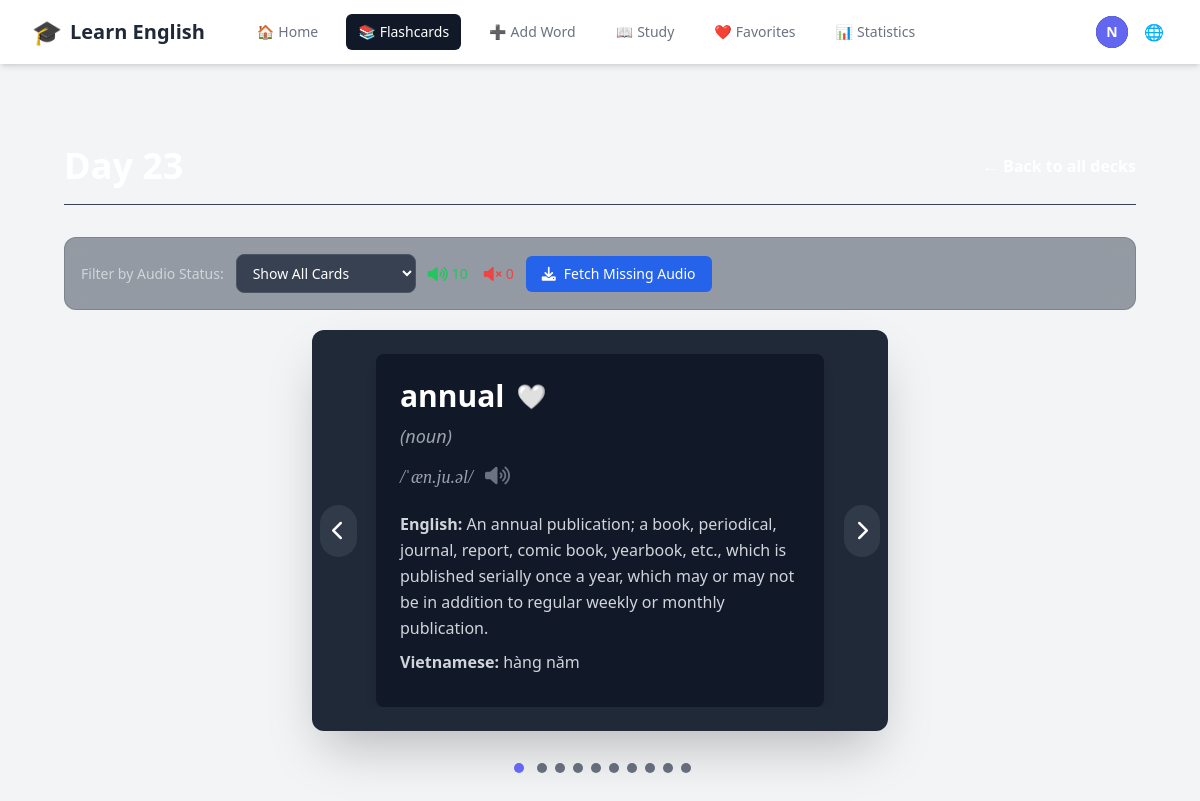
The page /decks/24/ (signed in) on the database its author committed.
### accounts/models.py (models this page shows, shortened)
class CustomUser(AbstractUser):
    email = models.EmailField(unique=True)
    username = None  # Remove username field
    USERNAME_FIELD = 'email'
    REQUIRED_FIELDS = []
    objects = CustomUserManager()

### vocabulary/models.py (models this page shows, shortened)
class Flashcard(models.Model):
    user = models.ForeignKey(settings.AUTH_USER_MODEL, on_delete=models.CASCADE, related_name='flashcards')
    deck = models.ForeignKey(Deck, on_delete=models.CASCADE, related_name='flashcards', null=True, blank=True)
    word = models.CharField(max_length=255)
    phonetic = models.CharField(max_length=100, blank=True, null=True, help_text="Phonetic transcription (e.g., /rɪˈzɪliənt/)")
    part_of_speech = models.CharField(max_length=50, blank=True, null=True)
    audio_url = models.URLField(max_length=500, blank=True, null=True)
    image = models.ImageField(upload_to='flashcard_images/', blank=True, null=True)
    related_image_url = models.URLField(max_length=500, blank=True, null=True, help_text="Auto-fetched related image URL")
    general_synonyms = models.TextField(blank=True, null=True, help_text="Comma-separated list of general synonyms")
    general_antonyms = models.TextField(blank=True, null=True, help_text="Comma-separated list of general antonyms")
    ease_factor = models.FloatField(default=2.5, help_text="Legacy SM-2 ease factor (not used)")
    repetitions = models.PositiveIntegerField(default=0, help_text="Legacy successful reviews count (not used)")
    interval = models.PositiveIntegerField(default=0, help_text="Legacy interval days (not used)")
    next_review = models.DateField(default=timezone.now, help_text="Legacy next review date (not used)")
    last_reviewed = models.DateTimeField(blank=True, null=True, help_text="Last time card was reviewed")
    times_seen_today = models.PositiveIntegerField(default=0, help_text="Number of times seen today (reset daily)")
    last_seen_date = models.DateField(blank=True, null=True, help_text="Last date this card was shown")
    difficulty_score = models.FloatField(default=None, null=True, blank=True, help_text="Difficulty level: 0.0=Again, 0.33=Hard, 0.67=Good, 1.0=Easy")
    total_reviews = models.PositiveIntegerField(default=0, help_text="Total number of times reviewed")
    correct_reviews = models.PositiveIntegerField(default=0, help_text="Number of correct reviews")
    created_at = models.DateTimeField(auto_now_add=True)
    class Meta:
        ordering = ['word']
        unique_together = ['user', 'word']  # Một user không thể có từ trùng lặp

class Definition(models.Model):
    flashcard = models.ForeignKey(Flashcard, related_name='definitions', on_delete=models.CASCADE)
    english_definition = models.TextField()
    vietnamese_definition = models.TextField()
    definition_synonyms = models.TextField(blank=True, null=True, help_text="Comma-separated list of synonyms for this definition")
    definition_antonyms = models.TextField(blank=True, null=True, help_text="Comma-separated list of antonyms for this definition")

### vocabulary/views.py (the view)
# urls.py: path('decks/<int:deck_id>/', views.deck_detail, name='deck_detail'),
@login_required
def deck_detail(request, deck_id):
    try:
        deck = Deck.objects.get(id=deck_id, user=request.user)
        flashcards = Flashcard.objects.filter(deck=deck).prefetch_related('definitions')
        context = {
            'deck': deck,
            'flashcards': flashcards,
        }
        return render(request, 'vocabulary/deck_detail.html', context)
    except Deck.DoesNotExist:
        return redirect('deck_list')

### vocabulary/templates/vocabulary/deck_detail.html (shortened to what this page needs)
{% extends "base.html" %} {% load static %}  {% block content %}
<div class="max-w-7xl mx-auto px-4 sm:px-6 lg:px-8 py-10">
  <div
    class="flex justify-between items-center mb-8 pb-4 border-b border-gray-700"
  >
    <div class="flex items-center gap-4">
      <div id="deck-name-view" class="flex items-center gap-3">
        <h1 class="text-4xl font-extrabold text-white">{{ deck.name }}</h1>
      </div>
    </div>
    <a
      href="{% url 'deck_list' %}"
      class="text-primary-color hover:text-primary-color-dark font-semibold transition-colors duration-200"
      >← {{ manual_texts.back_to_all_decks }}</a
    >
  </div>
  {% if flashcards %}
  <div class="audio-filter-controls">
    <label for="audio-filter">{{ manual_texts.filter_by_audio }}:</label>
    <select id="audio-filter">
      <option value="all">{{ manual_texts.show_all_cards }}</option>
    </select>
    <div class="audio-stats">
      <div class="stat-item has-audio">
        <i class="fas fa-volume-up"></i>
        <span id="cards-with-audio-count">0</span>
      </div>
      <div class="stat-item no-audio">
        <i class="fas fa-volume-mute"></i>
        <span id="cards-without-audio-count">0</span>
      </div>
    </div>
    <button
      id="fetch-missing-audio-btn"
      class="bg-blue-600 hover:bg-blue-700 text-white px-4 py-2 rounded-md text-sm font-medium transition-colors duration-200 flex items-center gap-2"
    >
      <i class="fas fa-download"></i>
      {{ manual_texts.fetch_missing_audio }}
    </button>
  </div>
  <div
    id="carousel-container"
    class="relative w-full max-w-xl mx-auto overflow-hidden rounded-xl shadow-2xl bg-gray-800 p-6"
  >
    <div
      id="carousel-slides"
      class="flex overflow-x-scroll no-scrollbar snap-x snap-mandatory"
      style="scroll-behavior: auto"
    >
      {% for card in flashcards %}
      <div
        class="flex-shrink-0 snap-center"
        style="width: 100%"
        data-card-id="{{ card.id }}"
      >
        <div
          class="card-view-mode word-item-tailwind p-6 bg-gray-900 rounded-lg shadow-lg w-full max-w-md mx-auto text-white flex flex-col items-start relative"
          data-has-audio="{% if card.audio_url %}true{% else %}false{% endif %}"
        >
          <div class="text-3xl font-bold mb-2 flex items-center gap-3">
            <a
              href="https://dictionary.cambridge.org/dictionary/english/{{ card.word }}"
              target="_blank"
              class="dictionary-word-link hover:underline focus:outline-none focus:ring-2 focus:ring-primary-color focus:ring-offset-2 focus:ring-offset-gray-900"
              data-word="{{ card.word }}"
              >{{ card.word }}</a
            >
            <button
              class="favorite-btn text-2xl transition-all duration-200 hover:scale-110 focus:outline-none focus:ring-2 focus:ring-red-500 focus:ring-offset-2 focus:ring-offset-gray-900"
              data-card-id="{{ card.id }}"
              title="{{ manual_texts.toggle_favorite|default:'Toggle favorite' }}"
              aria-label="{{ manual_texts.toggle_favorite|default:'Toggle favorite' }}"
            >
              <span class="favorite-icon">🤍</span>
            </button>
          </div>
          {% if card.part_of_speech %}
          <div class="text-lg text-gray-400 mb-2 italic">
            ({{ card.part_of_speech }})
          </div>
          {% endif %} {% if card.phonetic %}
          <div
            class="text-lg text-gray-400 font-serif italic mb-4 flex items-center space-x-2"
          >
            <span>{{ card.phonetic }}</span>
            {% if card.audio_url %}
            <button
              class="audio-icon-tailwind text-gray-500 hover:text-primary-color transition-colors duration-200"
              data-audio-url="{{ card.audio_url }}"
              title="{{ manual_texts.listen }}"
            >
              <i class="fas fa-volume-up text-xl"></i>
            </button>
            {% endif %}
          </div>
          {% endif %} {% for def in card.definitions.all %}
          <div class="text-base text-gray-300 leading-relaxed mb-2">
            <span class="font-semibold text-primary-color"
              >{{ manual_texts.english_label }}</span
            >
            {{ def.english_definition }}
          </div>
          <div class="text-base text-gray-300 leading-relaxed mb-2">
            <span class="font-semibold text-primary-color"
              >{{ manual_texts.vietnamese_label }}</span
            >
            {{ def.vietnamese_definition }}
          </div>
          {% endfor %}
        </div>
      </div>
      {% endfor %}
    </div>
    <button
      id="prevBtn"
      class="absolute top-1/2 left-2 -translate-y-1/2 bg-gray-700 bg-opacity-75 text-white p-3 rounded-full hover:bg-opacity-100 transition-all duration-200 z-10 focus:outline-none focus:ring-2 focus:ring-primary-color focus:ring-offset-2 focus:ring-offset-gray-800"
    >
      <i class="fas fa-chevron-left text-xl"></i>
    </button>
    <button
      id="nextBtn"
      class="absolute top-1/2 right-2 -translate-y-1/2 bg-gray-700 bg-opacity-75 text-white p-3 rounded-full hover:bg-opacity-100 transition-all duration-200 z-10 focus:outline-none focus:ring-2 focus:ring-primary-color focus:ring-offset-2 focus:ring-offset-gray-800"
    >
      <i class="fas fa-chevron-right text-xl"></i>
    </button>
  </div>
  <div id="pagination-dots" class="text-center mt-6 space-x-2"></div>
  {% endif %}
</div>
{% endblock %}

### vocabulary/templates/base.html (shortened to what this page needs)
{% load i18n %} {% load static %}
<!DOCTYPE html>
<html lang="{{ LANGUAGE_CODE }}">
  <head>
    <script src="https://cdn.tailwindcss.com"></script>
    <link rel="stylesheet" type="text/css" href="{% static 'css/main.css' %}" />
    <link
      rel="stylesheet"
      href="https://cdnjs.cloudflare.com/ajax/libs/font-awesome/6.0.0-beta3/css/all.min.css"
    />
  </head>
  <body class="bg-gray-100 dark:bg-gray-900">
    <nav class="bg-white dark:bg-gray-800 shadow-md">
      <div class="max-w-7xl mx-auto px-4 sm:px-6 lg:px-8">
        <div class="flex items-center justify-between h-16">
          <div class="flex items-center">
            <a
              href="{% if user.is_authenticated %}{% url 'dashboard' %}{% else %}{% url 'account_login' %}{% endif %}"
              class="flex-shrink-0 flex items-center space-x-2"
            >
              <span class="text-2xl">🎓</span>
              <span class="text-xl font-bold text-gray-800 dark:text-white"
                >{{ manual_texts.learn_english }}</span
              >
            </a>
            <div class="hidden md:block">
              <div class="ml-10 flex items-baseline space-x-4">
                {% if user.is_authenticated %}
                <a
                  href="{% url 'dashboard' %}"
                  class="{% if request.resolver_match.url_name == 'dashboard' %}bg-gray-900 text-white{% else %}text-gray-500 dark:text-gray-300 hover:bg-gray-700 hover:text-white{% endif %} px-3 py-2 rounded-md text-sm font-medium flex items-center space-x-1"
                  id="nav-home"
                >
                  <span class="nav-icon">🏠</span>
                  <span>{{ manual_texts.home }}</span>
                </a>
                <a
                  href="{% url 'deck_list' %}"
                  class="{% if request.resolver_match.url_name == 'deck_list' or request.resolver_match.url_name == 'deck_detail' %}bg-gray-900 text-white{% else %}text-gray-500 dark:text-gray-300 hover:bg-gray-700 hover:text-white{% endif %} px-3 py-2 rounded-md text-sm font-medium flex items-center space-x-1"
                  id="nav-flashcards"
                >
                  <span class="nav-icon">📚</span>
                  <span>{{ manual_texts.flashcards }}</span>
                </a>
                <a
                  href="{% url 'add_flashcard' %}"
                  class="{% if request.resolver_match.url_name == 'add_flashcard' %}bg-gray-900 text-white{% else %}text-gray-500 dark:text-gray-300 hover:bg-gray-700 hover:text-white{% endif %} px-3 py-2 rounded-md text-sm font-medium flex items-center space-x-1"
                  id="nav-add-word"
                >
                  <span class="nav-icon">➕</span>
                  <span>{{ manual_texts.add_word }}</span>
                </a>
                <a
                  href="{% url 'study' %}"
                  class="{% if request.resolver_match.url_name == 'study' %}bg-gray-900 text-white{% else %}text-gray-500 dark:text-gray-300 hover:bg-gray-700 hover:text-white{% endif %} px-3 py-2 rounded-md text-sm font-medium flex items-center space-x-1"
                  id="nav-study"
                >
                  <span class="nav-icon">📖</span>
                  <span>{{ manual_texts.study }}</span>
                </a>
                <a
                  href="{% url 'favorites' %}"
                  class="{% if request.resolver_match.url_name == 'favorites' %}bg-gray-900 text-white{% else %}text-gray-500 dark:text-gray-300 hover:bg-gray-700 hover:text-white{% endif %} px-3 py-2 rounded-md text-sm font-medium flex items-center space-x-1"
                  id="nav-favorites"
                >
                  <span class="nav-icon">❤️</span>
                  <span>{{ manual_texts.favorites|default:"Favorites" }}</span>
                </a>
                <a
                  href="{% url 'statistics' %}"
                  class="{% if request.resolver_match.url_name == 'statistics' %}bg-gray-900 text-white{% else %}text-gray-500 dark:text-gray-300 hover:bg-gray-700 hover:text-white{% endif %} px-3 py-2 rounded-md text-sm font-medium flex items-center space-x-1"
                  id="nav-statistics"
                >
                  <span class="nav-icon">📊</span>
                  <span>{{ manual_texts.statistics }}</span>
                </a>
                {% endif %}
              </div>
            </div>
          </div>
          <div class="hidden md:block">
            <div class="ml-4 flex items-center md:ml-6">
              {% if user.is_authenticated %}
              <div class="ml-3 relative">
                <div>
                  <button
                    type="button"
                    id="user-toggle"
                    class="max-w-xs bg-gray-800 rounded-full flex items-center text-sm focus:outline-none focus:ring-2 focus:ring-offset-2 focus:ring-offset-gray-800 focus:ring-white"
                    aria-expanded="false"
                    aria-haspopup="true"
                  >
                    <div
                      class="h-8 w-8 rounded-full bg-indigo-500 flex items-center justify-center text-white font-bold"
                    >
                      {{ user.email|slice:":1"|upper }}
                    </div>
                  </button>
                </div>
              </div>
              {% endif %}
              <div class="ml-3 relative">
                <div>
                  <button
                    type="button"
                    id="lang-toggle"
                    class="bg-white dark:bg-gray-800 p-1 rounded-full text-gray-400 dark:text-gray-300 hover:text-gray-500 dark:hover:text-white focus:outline-none focus:ring-2 focus:ring-offset-2 focus:ring-offset-gray-800 focus:ring-white"
                  >
                    <span class="nav-icon">🌐</span>
                  </button>
                </div>
              </div>
            </div>
          </div>
        </div>
      </div>
    </nav>
    <main class="py-10">
      <div class="max-w-7xl mx-auto px-4 sm:px-6 lg:px-8">
        {% block content %}{% endblock %}
      </div>
    </main>
  </body>
</html>

### rows shown on the page
CustomUser: email "N"
Flashcard: word "annual", part_of_speech "noun", phonetic "/ˈæn.ju.əl/"
Definition: english_label "English:", english_definition "An annual publication; a book, periodical, journal, report, comic book, yearbook, etc., which is published serially once a year, which may or may not be in addition to regular weekly or monthly publication.", vietnamese_label "Vietnamese:", vietnamese_definition "hàng năm"

### other values the page prints
{{ manual_texts.learn_english }} "Learn English"
{{ manual_texts.home }} "Home"
{{ manual_texts.flashcards }} "Flashcards"
{{ manual_texts.add_word }} "Add Word"
{{ manual_texts.study }} "Study"
{{ manual_texts.favorites|default:"Favorites" }} "Favorites"
{{ manual_texts.statistics }} "Statistics"
{{ manual_texts.filter_by_audio }} "Filter by Audio Status"
{{ manual_texts.fetch_missing_audio }} "Fetch Missing Audio"
form field value "Show All Cards"
